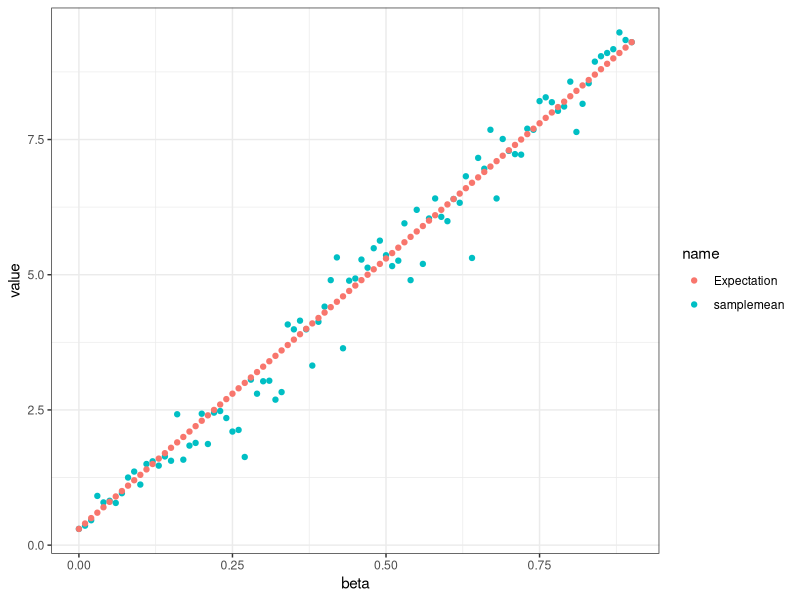
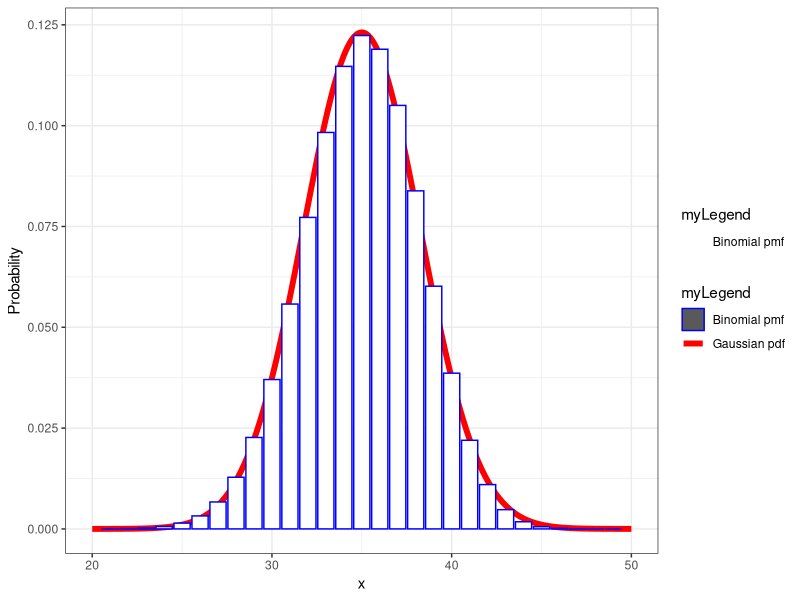
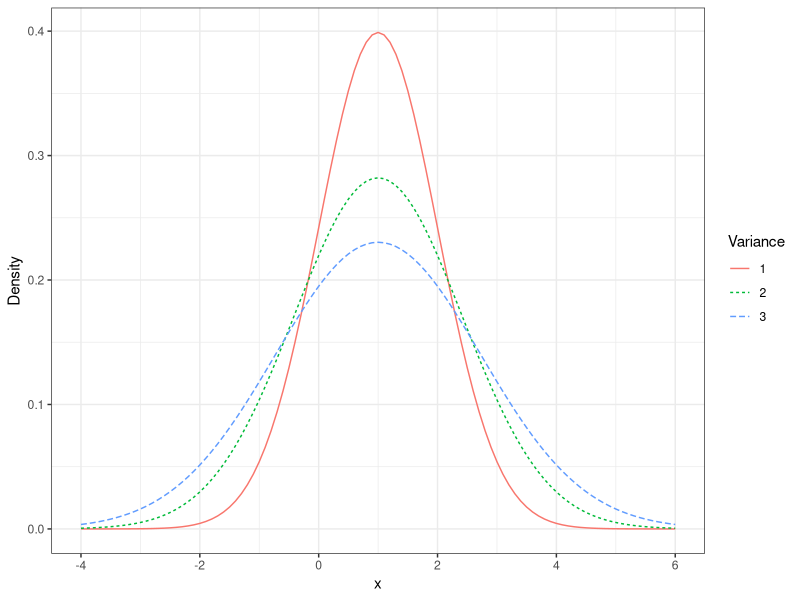
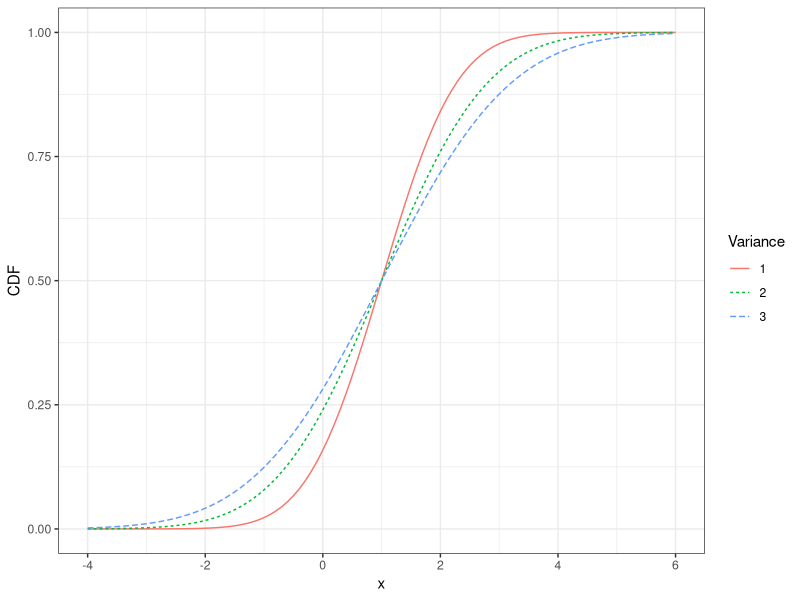
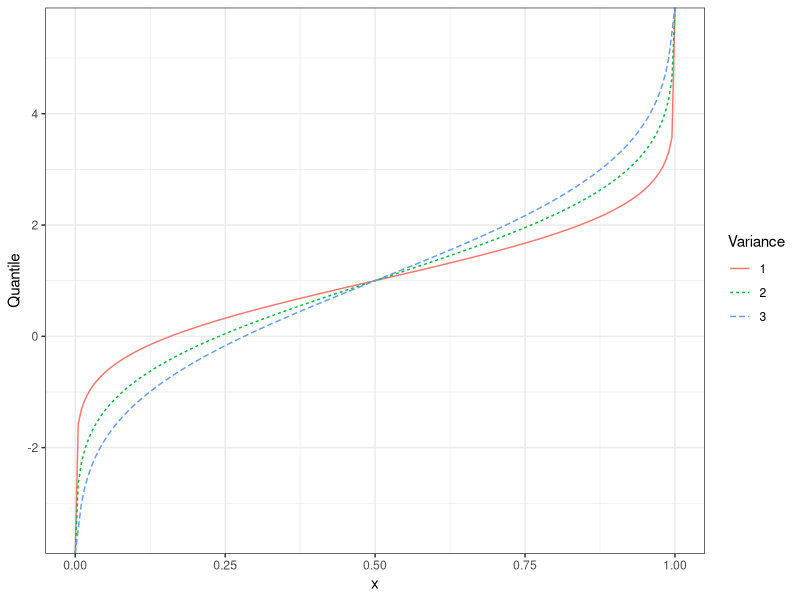
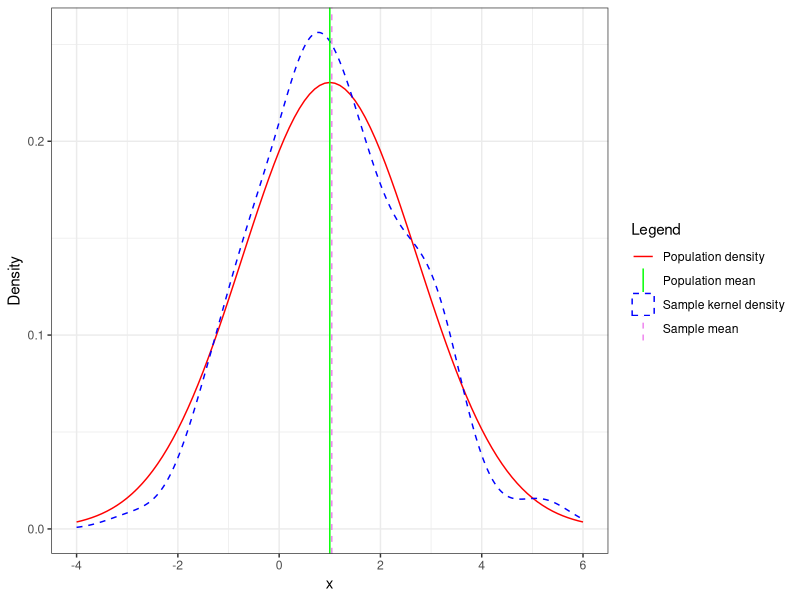
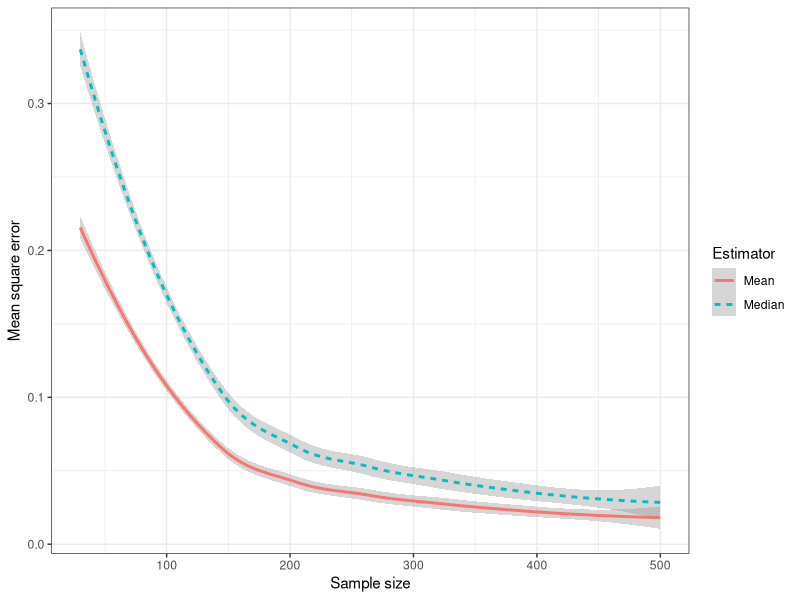

Here is the R script that generated these plots, in order:
## ---- chunk 1
knitr::opts_chunk$set(echo = TRUE)
library(tidyverse)
## ---- chunk 2
set.seed(0)
n <- 1000
sample_X <- data.frame(U=runif(n)) %>%
mutate(X=case_when(
(0<=U)&(U<0.25)~3,
(0.25<=U)&(U<0.5)~10,
(0.5<=U)&(U<=1)~0)) %>%
pull(X)
## ---- chunk 3
sample_X_0310 <- function(alpha,beta,n){
  sample_X <- data.frame(U=runif(n)) %>%
    mutate(X=case_when(
      (0<=U)&(U<alpha)~3,
      (alpha<=U)&(U<alpha+beta)~10,
      (alpha+beta<=U)&(U<=1)~0
    )) %>%
    pull(X)
  return(sample_X)
}
## ---- chunk 4
sample_X_0310(1/2,1/10,1000) %>% mean()

eX <- (1/2)*(3)+(1/10)*(10)
print(eX)
## ---- chunk 5
sample_X_0310(1/2,1/10,1000) %>% var()

eX2 <- (1/2)*(3^2)+(1/10)*(10^2)

variance <- eX2 - (eX)^2
print(variance)
## ---- chunk 6
n = 100
alpha = 1/10
samples <- data.frame(beta = seq(0,9/10,0.01)) %>% 
  mutate(sample_X = map(beta, ~sample_X_0310(alpha,.x,n))) %>%
  mutate(samplemean = map_dbl(sample_X, mean)) %>%
           mutate(Expectation = 3*alpha + 10*beta)
           
## ---- chunk 7
df <- samples %>% pivot_longer(cols=c(samplemean, Expectation), names_to = 'name', values_to = 'value')

ggplot(df, aes(x=beta, y=value, color=name)) + geom_point() + theme_bw()
## ---- chunk 8
my_cdf_exp<-function(x,lambda){
  if (x<0){return (0)}
  return(1-exp(-lambda*x))
}
lambda<-1/2
map_dbl(.x=seq(-1,4), .f=~my_cdf_exp(x=.x,lambda=lambda))

test_inputs <- seq(-1,10,0.1)
my_cdf_output <- map_dbl(.x=test_inputs, .f=~my_cdf_exp(x=.x,lambda=lambda))
inbuilt_cdf_output <- map_dbl(.x=test_inputs,.f=~pexp(q=.x,rate=lambda))
all.equal(my_cdf_output,inbuilt_cdf_output)
## ---- chunk 9
my_quantile_exp<-function(p, lambda){
  if (p<=0){return(-Inf)}
  return(log(1-p)/-lambda)
}

test_inputs <- seq(0.01, 0.99, 0.01)
my_quantile_output <- map_dbl(.x=test_inputs, .f=~my_quantile_exp(p=.x,lambda=lambda))
inbuilt_quantile_output <- map_dbl(.x=test_inputs,.f=~qexp(p=.x,rate=lambda))
all.equal(my_quantile_output,inbuilt_quantile_output)

## ---- chunk 10
binom_df <- data.frame(x=seq(0,50)) %>%
  mutate(pmf = map_dbl(x, ~dbinom(.x, size = 50, prob = 7/10)))

head(binom_df, 3)
## ---- chunk 11
gaussian_df <- data.frame(x=seq(0,50,0.01)) %>%
  mutate(pdf = map_dbl(x, ~dnorm(.x, mean = 50*0.7, sd = sqrt(50*0.7*(1-0.7)))))

head(gaussian_df, 3)
## ---- chunk 12
colors <- c("Gaussian pdf"="red", "Binomial pmf"="blue")
fill <- c("Gaussian pdf"="white", "Binomial pmf"="white")

ggplot() + labs(x="x", y="Probability") + theme_bw() +
  geom_line(data=gaussian_df, aes(x,y=pdf,color="Gaussian pdf"),size=2) +
  geom_col(data=binom_df, aes(x=x,y=pmf, color="Binomial pmf",fill="Binomial pmf")) +
  scale_color_manual(name="myLegend", values=colors) +
  scale_fill_manual(name="myLegend", values=fill) +
  xlim(c(20,50))
## ---- chunk 13
f_musigma <- function(mu, sigma, x){
  y = (1/sigma/sqrt(2*pi))*exp(-0.5*((x-mu)/sigma)^2)
  return(y)
}

df_density <- data.frame(x=seq(-4,6,0.1)) %>%
  mutate('1' = dnorm(x=x,mean=1,sd=1),
         '2' = f_musigma(mu=1,sigma=sqrt(2),x=x),
         '3' = f_musigma(mu=1,sigma=sqrt(3),x=x))

df_density_longer = pivot_longer(df_density, col = c('1','2','3'),
                                 names_to = 'Variance', values_to = 'Density')

ggplot(df_density_longer, aes(x=x, y=Density, linetype=Variance, color=Variance)) +
  geom_line() + theme_bw()


## ---- chunk 14
df <- data.frame(x=seq(-4,6,0.1)) %>%
  mutate('1' = pnorm(q=x, mean = 1, sd = 1),
         '2' = pnorm(q=x, mean = 1, sd = sqrt(2)),
         '3' = pnorm(q=x, mean = 1, sd = sqrt(3)))

df_longer = pivot_longer(df, col = c('1','2','3'),
                                 names_to = 'Variance', values_to = 'CDF')

ggplot(df_longer, aes(x=x, y=CDF, linetype=Variance, color=Variance)) +
  geom_line() + theme_bw()
## ---- chunk 15
df_quantile <- data.frame(x=seq(0,1,0.005)) %>%
  mutate('1' = qnorm(p=x, mean = 1, sd = 1),
         '2' = qnorm(p=x, mean = 1, sd = sqrt(2)),
         '3' = qnorm(p=x, mean = 1, sd = sqrt(3)))

df_quantile_longer = pivot_longer(df_quantile, col = c('1','2','3'),
                                 names_to = 'Variance', values_to = 'Quantile')

ggplot(df_quantile_longer, aes(x=x, y=Quantile, linetype=Variance, color=Variance)) +
  geom_line() + theme_bw()
## ---- chunk 16
set.seed(0)
standardGaussianSample = rnorm(100, mean = 0, sd = 1)
head(standardGaussianSample)
## ---- chunk 17
mean1Var3GaussianSampleA = sqrt(3) * standardGaussianSample + 1
head(mean1Var3GaussianSampleA)
## ---- chunk 18
set.seed(0)
mean1Var3GaussianSampleB = rnorm(100, mean = 1, sd = sqrt(3))
head(mean1Var3GaussianSampleB)

all.equal(mean1Var3GaussianSampleA, mean1Var3GaussianSampleB)
## ---- chunk 19
colors <- c("Population density"="red", "Sample kernel density"="blue", "Population mean"="green", "Sample mean"="violet")
linetypes <- c("Population density"="solid", "Sample kernel density"="dashed", "Population mean"="solid", "Sample mean"="dashed")
 
ggplot() + labs(x="x",y="Density") + theme_bw() +
# 1. create plot of theoretical density
geom_line(data=select(df_density, x, "3"),
aes(x=x,y=`3`,color="Population density",
linetype="Population density")) +
# 2. add in kernel density plot from real sample
geom_density(data=data.frame(x=mean1Var3GaussianSampleA),
aes(x=x,color="Sample kernel density",
linetype="Sample kernel density")) +
# 3. vertical lines
geom_vline(aes(xintercept=1,color="Population mean",
linetype="Population mean")) +
geom_vline(aes(xintercept=mean(mean1Var3GaussianSampleA),
color="Sample mean",linetype="Sample mean")) +
# 4.
scale_color_manual(name = "Legend", values=colors) +
scale_linetype_manual(name="Legend", values=linetypes)
## ---- chunk 20
set.seed(0)
num_trials_per_sample_size <- 1000
min_sample_size <- 30
max_sample_size <- 500
sample_size_inc <- 5
mu_0 <- 1
sigma_0 <- 3
# create data frame of all pairs of sample_size and trial
simulation_df<-crossing(trial=seq(num_trials_per_sample_size),
sample_size=seq(min_sample_size,
max_sample_size,sample_size_inc)) %>%
# simulate sequences of Gaussian random variables
mutate(simulation=pmap(.l=list(trial,sample_size),
.f=~rnorm(.y,mean=mu_0,sd=sigma_0))) %>%
# compute the sample medians and sample means
mutate(sample_md=map_dbl(.x=simulation,.f=median), sample_mn=map_dbl(.x=simulation,.f=mean)) %>%
group_by(sample_size) %>%
summarise(msq_error_md=mean((sample_md-mu_0)^2), msq_error_mn=mean((sample_mn-mu_0)^2))

simulation_df %>%
  pivot_longer(cols = c(msq_error_md, msq_error_mn), names_to = "Estimator", values_to = "msq_error") %>%
  mutate(Estimator=case_when(Estimator=="msq_error_md"~"Median",
Estimator=="msq_error_mn"~"Mean")) %>%

ggplot(aes(x=sample_size, y=msq_error, color=Estimator, linetype=Estimator)) +
geom_smooth()+theme_bw()+xlab("Sample size")+ylab("Mean square error")
